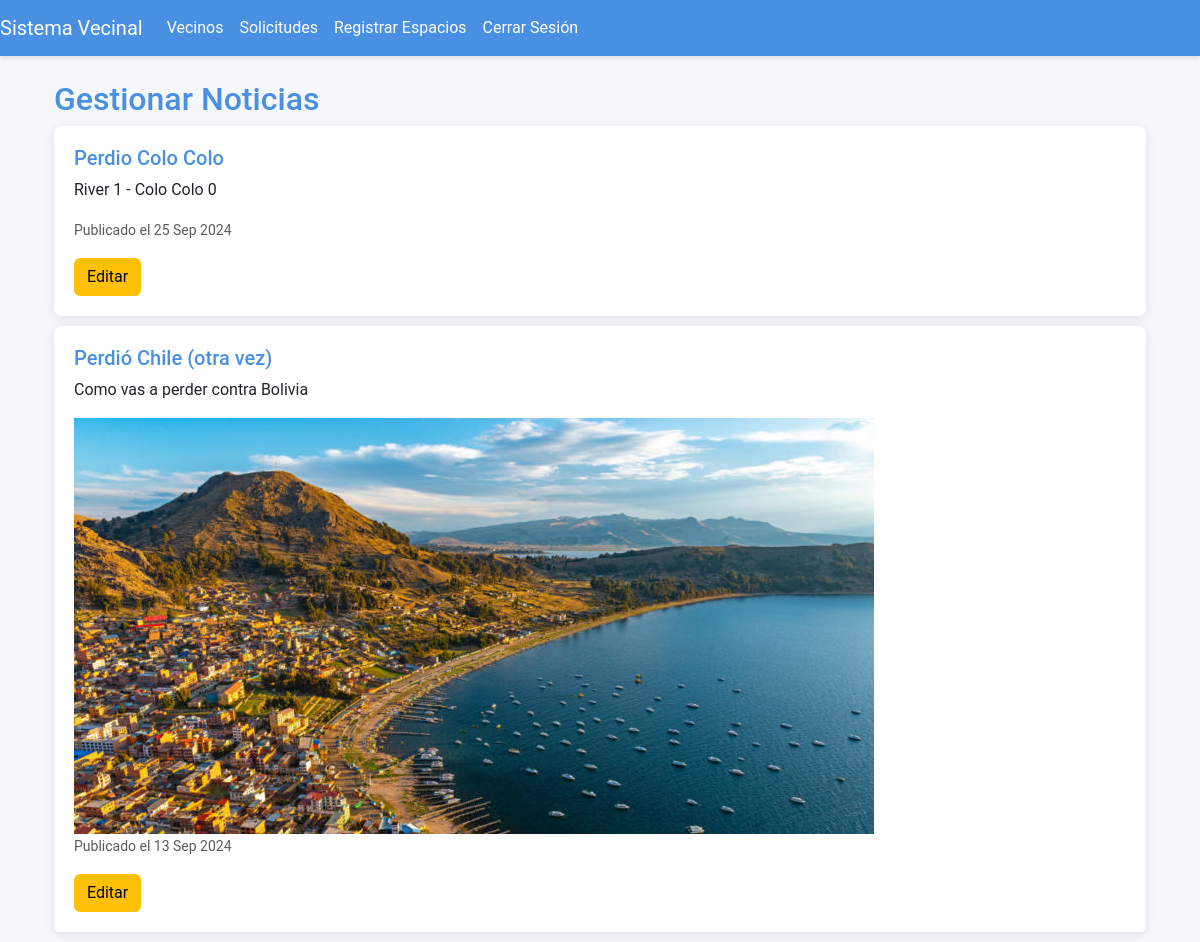
/noticias/gestionar/ (signed in), run on the app's committed database.
### junta_vecinos/models.py (models this page shows, shortened)
class Noticia(models.Model):
    titulo = models.CharField(max_length=255)
    contenido = models.TextField()
    fecha_publicacion = models.DateField(auto_now_add=True)
    imagen = models.ImageField(upload_to='imagenes_noticias/', blank=True, null=True)  # Nuevo campo para la imagen

### junta_vecinos/views.py (the view)
# urls.py: path('noticias/gestionar/', views.gestionar_noticias, name='gestionar_noticias'),
@user_passes_test(is_admin)
def gestionar_noticias(request):
    noticias = Noticia.objects.all().order_by('-fecha_publicacion')
    return render(request, 'junta_vecinos/gestionar_noticias.html', {'noticias': noticias})

### junta_vecinos/views.py (called while the page is built)
def is_admin(user):
    return user.is_superuser  # Solo permite el acceso si el usuario es un superusuario (admin)

### junta_vecinos/templates/junta_vecinos/gestionar_noticias.html (shortened to what this page needs)
{% extends 'junta_vecinos/base.html' %}
{% block content %}
<div class="container mt-4">
    <h2>Gestionar Noticias</h2>
    <ul class="list-group">
        {% for noticia in noticias %}
            <li class="list-group-item">
                <h5>{{ noticia.titulo }}</h5>
                <p>{{ noticia.contenido }}</p>
                {% if noticia.imagen %}
                    <img src="{{ noticia.imagen.url }}" alt="{{ noticia.titulo }}" class="img-fluid">
                {% endif %}
                <p class="card-text"><small class="text-muted">Publicado el {{ noticia.fecha_publicacion|date:"d M Y" }}</small></p>
                <a href="{% url 'editar_noticia' noticia.id %}" class="btn btn-warning">Editar</a>
            </li>
        {% empty %}
            <li class="list-group-item">No hay noticias disponibles.</li>
        {% endfor %}
    </ul>
</div>
{% endblock %}

### junta_vecinos/static/css/styles.css (style rules this page uses)
:root { --primary-color: #4a90e2; --secondary-color: #50e3c2; --accent-color: #f39c12; --background-color: #f5f7fa; --text-color: #333333; }
body { font-family: 'Roboto', sans-serif; background-color: var(--background-color); color: var(--text-color); }
h1, h2, h3, h4, h5, h6 { color: var(--primary-color); }
.list-group-item { border: none; margin-bottom: 10px; padding: 20px; background-color: #ffffff; border-radius: 8px; box-shadow: 0 2px 10px rgba(0, 0, 0, 0.1); }

### data on the page
Noticia: titulo "Perdio Colo Colo", contenido "River 1 - Colo Colo 0", fecha_publicacion "25 Sep 2024"
Noticia: titulo "Perdió Chile (otra vez)", contenido "Como vas a perder contra Bolivia", imagen (picture), fecha_publicacion "13 Sep 2024"
